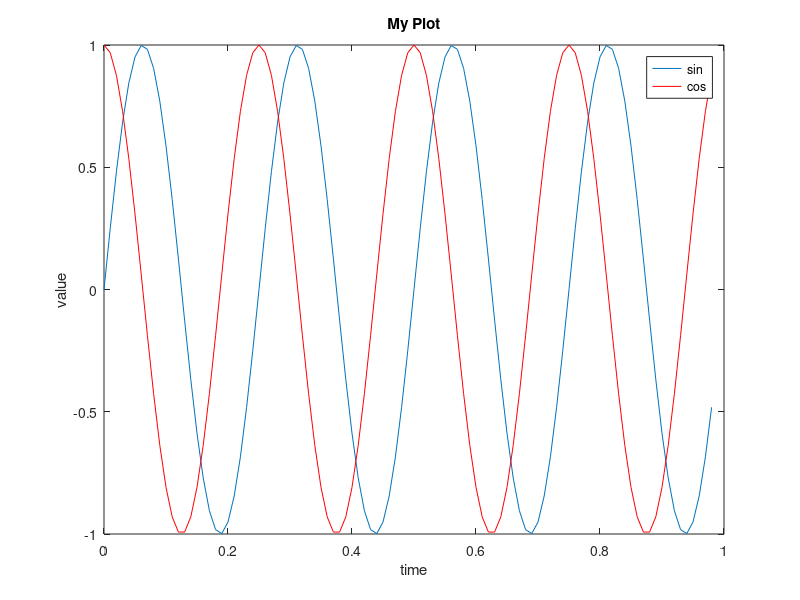
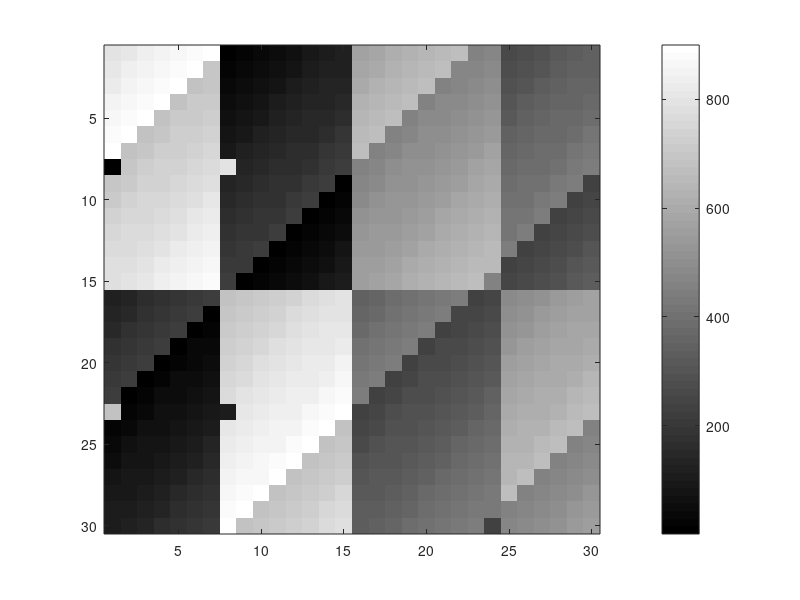

Here is the MATLAB script that generated these plots, in order:
t=[0:0.01:0.98]
y1=sin(2*pi*4*t)
plot(t,y1)
y2=cos(2*pi*4*t)
plot(t,y2)
plot(t,y1);
hold on;
plot(t,y2,'r')
xlabel('time')
ylabel('value')
legend('sin','cos')
title('My Plot')
print -dpng 'myplot.png' % Saves file in working directory
% help plot = for documentation
close
figure(1);plot(t,y1);
figure(2);plot(t,y2);
subplot(1,2,1);
plot(t,y1);
subplot(1,2,2);
plot(t,y2);
axis([0.5 1 -1 1]) % Horizontal , Vertical
clf;
A=magic(5)
imagesc(A)
imagesc(A),colorbar,colormap  gray;
imagesc(magic(30)),colorbar,colormap  gray;
a=1,b=2,c=3;
a=1,b=2,c=3